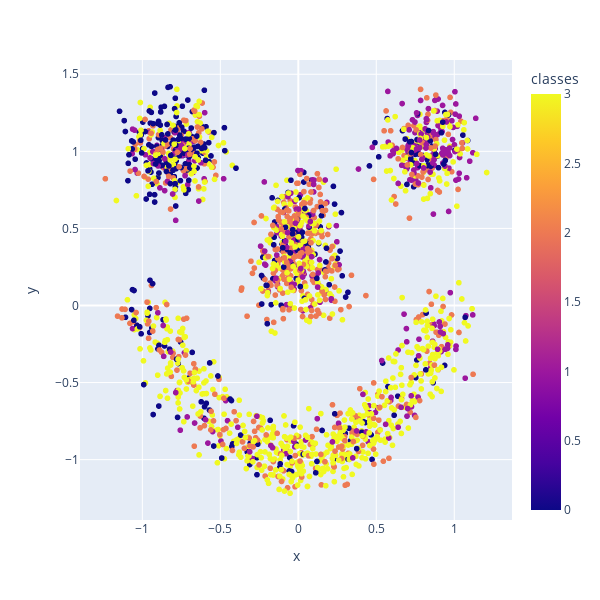

The cell this chart's notebook holds for it:
### Code cell
fig = px.scatter(gen, x = 'x', y = 'y', color = 'classes', width = 600, height = 600)
fig

### Figure 1 — Plotly figure (JSON) as saved in the notebook; plotly's stock layout.template omitted (floating-point values rounded to 4 significant figures; data arrays with more than 128 entries replaced by an {"elided": "..."} marker saying what was removed)
{"data": [{"hovertemplate": "x=%{x}<br>y=%{y}<br>classes=%{marker.color}<extra></extra>", "legendgroup": "", "marker": {"color": {"elided": "2000 int values"}, "coloraxis": "coloraxis", "symbol": "circle"}, "mode": "markers", "name": "", "showlegend": false, "type": "scattergl", "x": {"elided": "2000 float values"}, "xaxis": "x", "y": {"elided": "2000 float values"}, "yaxis": "y"}], "layout": {"coloraxis": {"colorbar": {"title": {"text": "classes"}}, "colorscale": [[0, "#0d0887"], [0.1111, "#46039f"], [0.2222, "#7201a8"], [0.3333, "#9c179e"], [0.4444, "#bd3786"], [0.5556, "#d8576b"], [0.6667, "#ed7953"], [0.7778, "#fb9f3a"], [0.8889, "#fdca26"], [1, "#f0f921"]]}, "height": 600, "legend": {"tracegroupgap": 0}, "margin": {"t": 60}, "width": 600, "xaxis": {"anchor": "y", "autorange": true, "domain": [0, 1], "range": [-1.4, 1.371], "title": {"text": "x"}, "type": "linear"}, "yaxis": {"anchor": "x", "autorange": true, "domain": [0, 1], "range": [-1.392, 1.593], "title": {"text": "y"}, "type": "linear"}}}
